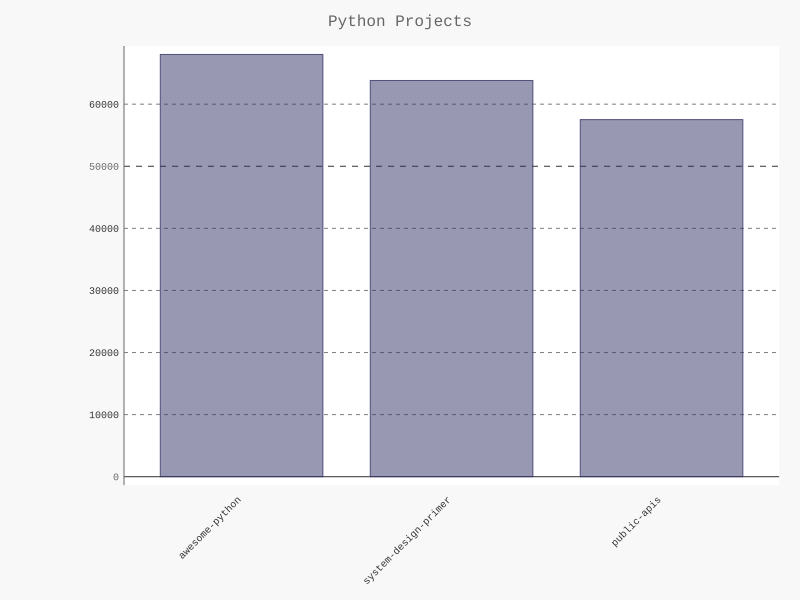

Write Python code to recreate this figure.
import pygal

from pygal_style import bar_style

chart = pygal.Bar(style=bar_style, x_label_rotation=-45, show_legend=False)
chart.title = 'Python Projects'
chart.x_labels = ['awesome-python', 'system-design-primer', 'public-apis']

plot_dicts = [
    {'value': 68010, 'label': 'Description of awesome-python.'},
    {'value': 63817, 'label': 'Description of system-design-primer.'},
    {'value': 57514, 'label': 'Description of public-apis.'}
]

chart.add('', plot_dicts)
chart.render_to_file('bar_descriptions.svg')
